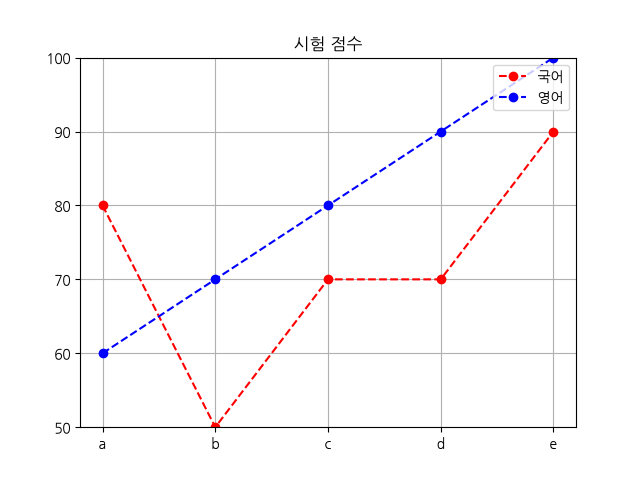

Write Python code to recreate this figure.
# matplotlib :  프로팅 라이브러리, 그래프 작성을 위한 다양한 함수 제공 
# 데이터 시각화는 복잡하고 방대한양의 데이터를 차트,그래프, 지도 등의 시각적 형태로 표현하여 정보를 직관적으로 이해하고 빠른 의사결정을 돕는  

import numpy as np 
import matplotlib.pyplot as plt  
plt.rc('font',family = 'malgun gothic')  # Applegothic 한글 깨짐 방지 

plt.rcParams['axes.unicode_minus'] = False # 음수 깨짐 방지
import koreanize_matplotlib # 얘를 이용하면 위 두줄을 대체 가능 

x = ['서울','인천','수원'] # 그래프에 x축 값은 인덱스 
y = [5,3,7] # list 
# y = (5,3,7) # Tuple 0
# y = {6,3,7} # set x 
plt.xlabel('지역명')
plt.xlabel('투자액')
plt.xlim([-1,3])
plt.ylim([0,10])
plt.yticks(list(range(0,11,3))) # y 축의 라벨을 인위적으로 변경 


plt.plot(x,y)
# plt.show()

data = np.arange(1,11,2)
plt.plot(data)
x = [0,1,2,3,4]
for a,b in zip(x,data):
    plt.text(x=a, y=b, s= str(b))
# plt.show()

x = np.arange(10)
y = np.sin(x)
print(x,y)
# plt.plot(x,y)
# plt.plot(x,y,'bo') #color, marker
plt.plot(x,y,'go--',linewidth=2,markersize=12) # option 부여

# plt.show()

# hold : 복수의 plot 으로 여러 개의 차트를 겹쳐 그림 
x = np.arange(0,np.pi*3,0.1)
print(x)
y_cos = np.cos(x)
y_sin = np.sin(x)
plt.figure(figsize=(10,5))
plt.plot(x, y_sin,'r') # 선 
plt.scatter(x,y_cos) # 산점도 
plt.legend(['사인','코사인'])  # 범례 
plt.show()

print()

# subplot : 하나의 Figure 를 여러개의 Axes(plot)으로 나누기 
plt.subplot(2,1,1)
plt.plot(x,y_sin)
plt.title('sine')
plt.subplot(2,1,2)
plt.plot(x,y_cos)
plt.title('cosine')
plt.show()

print()
irum = ['a','b','c','d','e']
kor = [80,50,70,70,90]
eng = [60,70,80,90,100]
plt.plot(irum,kor, 'ro--')
plt.plot(irum,eng, 'bo--')
plt.ylim([50,100])
plt.title('시험 점수')
plt.legend(['국어','영어'],loc=1)
plt.grid(True)

# 그래프를 이미지 파일로 저장 
fig = plt.gcf()
plt.show()
fig.savefig('mplot1.png')

# 이미지읽기 
from matplotlib.pyplot import imread
img = imread('mplot1.png')
plt.imshow(img)
plt.show()
